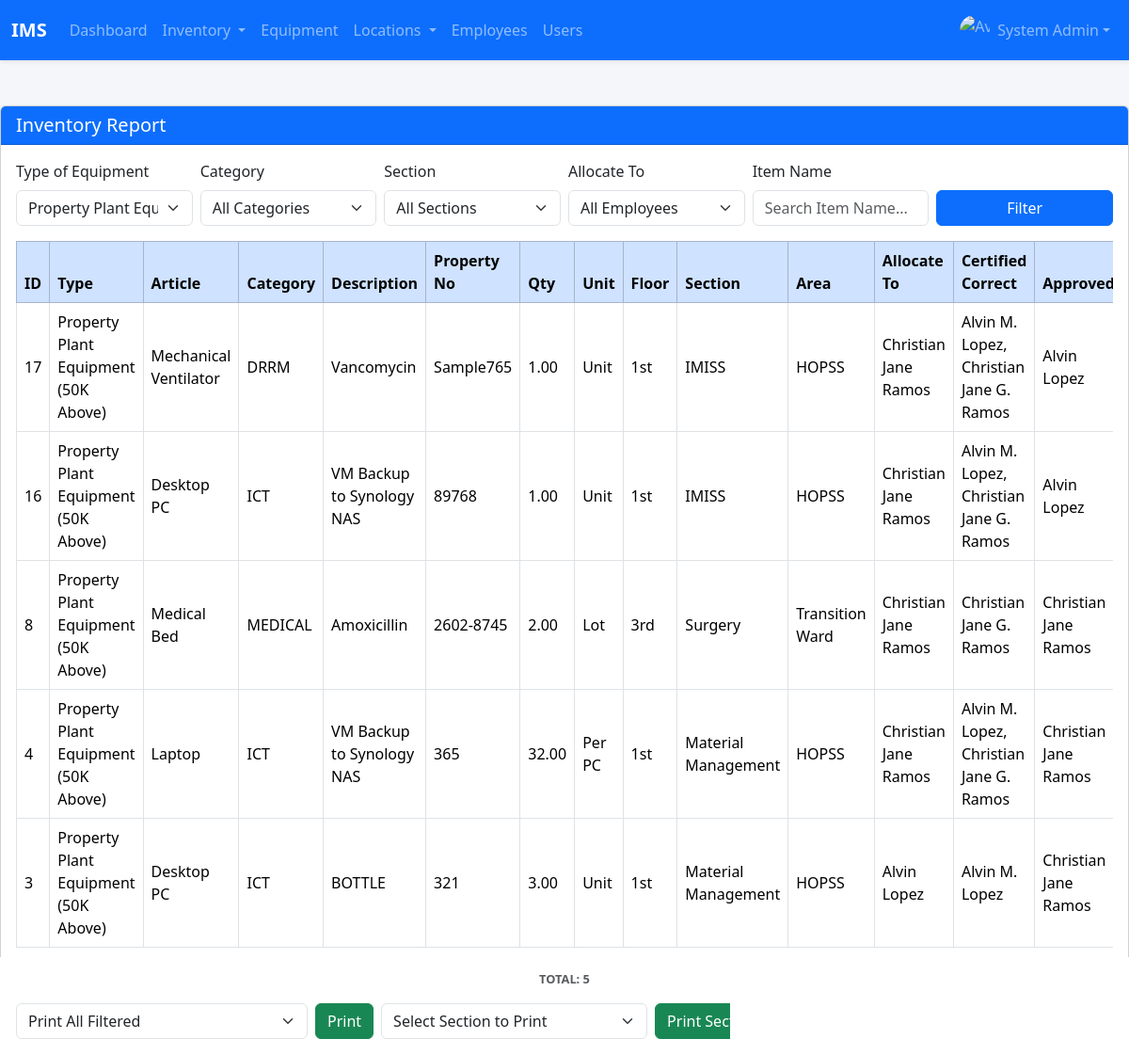
Screenshot of /report.php?type_equipment=Property Plant Equipment (50K Above) (signed in) with the database file from the repository.
### tables this page shows
CREATE TABLE `users` (
  `id` int(11) NOT NULL,
  `firstname` varchar(100) DEFAULT NULL,
  `lastname` varchar(100) DEFAULT NULL,
  `username` varchar(80) DEFAULT NULL,
  `password` varchar(255) DEFAULT NULL,
  `avatar` varchar(255) DEFAULT NULL,
  `role` enum('admin','staff') DEFAULT 'staff',
  `created_at` timestamp NOT NULL DEFAULT current_timestamp()
);

CREATE TABLE `inventory` (
  `id` int(11) NOT NULL,
  `article_name` varchar(255) NOT NULL,
  `description` text DEFAULT NULL,
  `property_no` varchar(120) DEFAULT NULL,
  `uom` varchar(50) DEFAULT NULL,
  `qty_property_card` decimal(12,2) DEFAULT 0.00,
  `qty_physical_count` decimal(12,2) DEFAULT 0.00,
  `location_id` int(11) DEFAULT NULL,
  `condition_text` varchar(100) DEFAULT NULL,
  `remarks` text DEFAULT NULL,
  `certified_correct` text DEFAULT NULL,
  `approved_by` int(11) DEFAULT NULL,
  `verified_by` int(11) DEFAULT NULL,
  `section_id` int(11) DEFAULT NULL,
  `date_added` timestamp NOT NULL DEFAULT current_timestamp(),
  `date_updated` timestamp NULL DEFAULT NULL,
  `fund_cluster` varchar(50) DEFAULT NULL,
  `unit_value` decimal(12,2) DEFAULT 0.00,
  `equipment_id` int(11) DEFAULT 1,
  `type_equipment` varchar(50) NOT NULL DEFAULT '',
  `category` varchar(50) NOT NULL DEFAULT '',
  `allocate_to` int(11) DEFAULT NULL,
  `barcode_data` varchar(255) DEFAULT NULL,
  `barcode_image` longblob DEFAULT NULL
);

CREATE TABLE `equipment` (
  `id` int(11) NOT NULL,
  `name` varchar(100) NOT NULL,
  `category` varchar(50) NOT NULL,
  `description` varchar(255) DEFAULT NULL
);

CREATE TABLE `sections` (
  `id` int(11) NOT NULL,
  `department_id` int(11) DEFAULT NULL,
  `name` varchar(255) NOT NULL
);

CREATE TABLE `departments` (
  `id` int(11) NOT NULL,
  `building_id` int(11) DEFAULT NULL,
  `name` varchar(255) NOT NULL
);

CREATE TABLE `employees` (
  `id` int(11) NOT NULL,
  `firstname` varchar(100) NOT NULL,
  `lastname` varchar(100) NOT NULL,
  `middlename` varchar(100) DEFAULT NULL,
  `email` varchar(150) DEFAULT NULL,
  `contact` varchar(50) DEFAULT NULL,
  `department_id` int(11) DEFAULT NULL,
  `section_id` int(11) DEFAULT NULL,
  `position` varchar(100) DEFAULT NULL,
  `date_hired` date DEFAULT NULL,
  `status` enum('Active','Inactive') DEFAULT 'Active',
  `date_created` timestamp NOT NULL DEFAULT current_timestamp(),
  `date_updated` timestamp NOT NULL DEFAULT current_timestamp() ON UPDATE current_timestamp()
);

### config.php (called while the page is built, shortened)
<?php
$mysqli = new mysqli('localhost', 'root', '', 'inventory_db');
function e($string) {
    return htmlspecialchars($string, ENT_QUOTES, 'UTF-8');
}
function current_user() {
    global $mysqli;
    $uid = intval($_SESSION['user_id']);
    $res = $mysqli->query("SELECT * FROM users WHERE id = $uid LIMIT 1");
    return $res ? $res->fetch_assoc() : null;
}
?>

### report.php (the view, shortened to what this page needs)
<?php
require_once 'config.php';
include 'header.php';
function ordinal($number) {
    $ends = ['th','st','nd','rd','th','th','th','th','th','th'];
    return $number.$ends[$number % 10];
}
?>
<div class="row mt-5">
    <div class="col-md-12">
        <div class="card shadow-sm">
            <div class="card-header bg-primary text-white">
                <h5 class="mb-0"><i class="fas fa-file-alt"></i> Inventory Report</h5>
            </div>
            <div class="card-body">
                <form method="GET" class="row g-2 align-items-end">
                    <div class="col-md-2">
                        <label class="form-label">Type of Equipment</label>
                        <select name="type_equipment" class="form-select">
                            <option value="Property Plant Equipment (50K Above)" <?= (($_GET['type_equipment'] ?? '') == 'Property Plant Equipment (50K Above)') ? 'selected' : '' ?>>Property Plant Equipment (50K Above)</option>
                        </select>
                    </div>
                    <div class="col-md-2">
                        <label class="form-label">Category</label>
                        <select name="category" class="form-select">
                            <option value="">All Categories</option>
                        </select>
                    </div>
                    <div class="col-md-2">
                        <label class="form-label">Section</label>
                        <select name="section" class="form-select">
                            <option value="">All Sections</option>
                        </select>
                    </div>
                    <div class="col-md-2">
                        <label class="form-label">Allocate To</label>
                        <select name="allocate_to" class="form-select">
                            <option value="">All Employees</option>
                        </select>
                    </div>
                    <div class="col-md-2">
                        <label class="form-label">Item Name</label>
                        <input type="text" name="item_name" placeholder="Search Item Name..." value="<?= e($_GET['item_name'] ?? '') ?>" class="form-control">
                    </div>
                    <div class="col-md-2">
                        <button class="btn btn-primary w-100"><i class="fas fa-filter"></i> Filter</button>
                    </div>
                </form>
                <?php
                $where = [];
                if(!empty($_GET['type_equipment'])) $where[] = "inv.type_equipment = '".$mysqli->real_escape_string($_GET['type_equipment'])."'";
                $where_sql = $where ? "WHERE ".implode(" AND ", $where) : "";
                $sql = "
                SELECT inv.*, eq.name AS equip_name, eq.category AS equip_category,
                       s.name AS section_name, d.name AS department_name,
                       b.floor AS building_floor,
                       e1.firstname AS approved_first, e1.lastname AS approved_last,
                       e2.firstname AS verified_first, e2.lastname AS verified_last,
                       e3.firstname AS allocate_first, e3.lastname AS allocate_last
                FROM inventory inv
                LEFT JOIN equipment eq ON inv.equipment_id = eq.id
                LEFT JOIN sections s ON inv.section_id = s.id
                LEFT JOIN departments d ON s.department_id = d.id
                LEFT JOIN buildings b ON d.building_id = b.id
                LEFT JOIN employees e1 ON inv.approved_by = e1.id
                LEFT JOIN employees e2 ON inv.verified_by = e2.id
                LEFT JOIN employees e3 ON inv.allocate_to = e3.id
                $where_sql
                ORDER BY inv.id DESC
                ";
                $res = $mysqli->query($sql);
                $filtered_rows = [];
                if($res){
                    while($r = $res->fetch_assoc()){
                        $cert_names = [];
                        if (!empty($r['certified_correct'])){
                            $cert_ids = json_decode($r['certified_correct'], true);
                            foreach($cert_ids as $cid){
                                $ce = $mysqli->query("SELECT firstname, middlename, lastname FROM employees WHERE id = ".intval($cid))->fetch_assoc();
                                if($ce){
                                    $cert_names[] = $ce['firstname'] . ($ce['middlename'] ? ' ' . substr($ce['middlename'],0,1) . '. ' : ' ') . $ce['lastname'];
                                }
                            }
                        }
                        $r['cert_names_str'] = implode(", ", $cert_names);
                        $r['allocated_name'] = trim($r['allocate_first'] . ' ' . $r['allocate_last']);
                        $r['floor_ordinal'] = ordinal($r['building_floor']);
                        $filtered_rows[] = $r;
                    }
                }
                $total_filtered = count($filtered_rows);
                ?>
                <div class="table-responsive mt-3">
                    <table class="table table-bordered table-hover align-middle">
                        <thead class="table-primary">
                            <tr>
                                <th>ID</th>
                                <th>Type</th>
                                <th>Article</th>
                                <th>Category</th>
                                <th>Description</th>
                                <th>Property No</th>
                                <th>Qty</th>
                                <th>Unit</th>
                                <th>Floor</th>
                                <th>Section</th>
                                <th>Area</th>
                                <th>Allocate To</th>
                                <th>Certified Correct</th>
                                <th>Approved</th>
                            </tr>
                        </thead>
                        <tbody>
                            <?php if(!empty($filtered_rows)): ?>
                                <?php foreach($filtered_rows as $r): ?>
                                    <tr>
                                        <td><?= $r['id'] ?></td>
                                        <td><?= e($r['type_equipment']) ?></td>
                                        <td><?= e($r['equip_name']) ?></td>
                                        <td><?= e($r['equip_category']) ?></td>
                                        <td><?= e($r['description']) ?></td>
                                        <td><?= e($r['property_no']) ?></td>
                                        <td><?= e($r['qty_property_card']) ?></td>
                                        <td><?= e($r['uom']) ?></td>
                                        <td><?= e($r['floor_ordinal']) ?></td>
                                        <td><?= e($r['section_name']) ?></td>
                                        <td><?= e($r['department_name']) ?></td>
                                        <td><?= e($r['allocated_name']) ?></td>
                                        <td><?= e($r['cert_names_str']) ?></td>
                                        <td><?= e(trim($r['approved_first'].' '.$r['approved_last'])) ?></td>
                                    </tr>
                                <?php endforeach; ?>
                            <?php else: ?>
                                <tr><td colspan="16" class="text-center text-muted">No records found</td></tr>
                            <?php endif; ?>
                        </tbody>
                    </table>
                </div>
                <div class="mt-2 text-center text-muted" style="font-size:0.8rem;">
                    <strong>TOTAL: <?= $total_filtered ?></strong>
                </div>
                <div class="d-flex gap-2 flex-wrap mt-3 align-items-center">
                    <select id="print_item" class="form-select" style="width:auto;">
                        <option value="">Print All Filtered</option>
                    </select>
                    <button class="btn btn-success" onclick="printItem()">
                        <i class="fas fa-print"></i> Print
                    </button>
                    <select id="print_section" class="form-select" style="width:auto;">
                        <option value="">Select Section to Print</option>
                    </select>
                    <button class="btn btn-success" onclick="printSection()">
                        <i class="fas fa-print"></i> Print Section
                    </button>
                </div>
            </div>
        </div>
    </div>
</div>

### header.php (shortened to what this page needs)
<?php
require_once 'config.php';
?>
<!DOCTYPE html>
<html lang="en">
<head>
    <link href="https://cdn.jsdelivr.net/npm/bootstrap@5.3.2/dist/css/bootstrap.min.css" rel="stylesheet">
</head>
<body>
<?php
$u = current_user();
?>
<nav class="navbar navbar-expand-lg navbar-dark bg-primary mb-4 shadow-sm">
    <div class="container-fluid">
        <a class="navbar-brand fw-bold" href="dashboard.php">IMS</a>
        <div class="collapse navbar-collapse" id="mainNavbar">
            <ul class="navbar-nav me-auto mb-2 mb-lg-0">
                <li class="nav-item">
                    <a class="nav-link" href="dashboard.php">Dashboard</a>
                </li>
                <li class="nav-item dropdown">
                    <a class="nav-link dropdown-toggle" href="#" role="button" data-bs-toggle="dropdown">
                        Inventory
                    </a>
                </li>
                <li class="nav-item">
                    <a class="nav-link" href="equipment.php">Equipment</a>
                </li>
                <?php if($u['role'] === 'admin'): ?>
                <li class="nav-item dropdown">
                    <a class="nav-link dropdown-toggle" href="#" role="button" data-bs-toggle="dropdown">
                        Locations
                    </a>
                </li>
                <li class="nav-item">
                    <a class="nav-link" href="employees.php">
                        <i class="fas fa-users"></i> Employees
                    </a>
                </li>
                <li class="nav-item">
                    <a class="nav-link" href="users.php">Users</a>
                </li>
                <?php endif; ?>
            </ul>
            <ul class="navbar-nav ms-auto">
                <li class="nav-item dropdown">
                    <a class="nav-link dropdown-toggle d-flex align-items-center" href="#" data-bs-toggle="dropdown">
                        <img src="<?= !empty($u['avatar']) ? 'uploads/avatars/'.$u['avatar'] : 'assets/img/default-avatar.png' ?>"
                             alt="Avatar"
                             class="rounded-circle me-2"
                             style="width: 32px; height: 32px; object-fit: cover;">
                        <span><?= e($u['firstname'].' '.$u['lastname']) ?></span>
                    </a>
                </li>
            </ul>
        </div>
    </div>
</nav>
</body>
</html>

### header.php (style rules this page uses)
body { background: #f5f6fa; }

### rows the page displays
users: firstname+lastname "System Admin"
inventory: id "17", type_equipment "Property Plant Equipment (50K Above)", equipment.name "Mechanical Ventilator", equipment.category "DRRM", description "Vancomycin", property_no "Sample765", qty_property_card "1.00", uom "Unit", floor_ordinal "1st", section.name "IMISS", location.name "HOPSS", allocated_name "Christian Jane Ramos", cert_names_str "Alvin M. Lopez, Christian Jane G. Ramos", employees.firstname+lastname "Alvin Lopez"
inventory: id "16", type_equipment "Property Plant Equipment (50K Above)", equipment.name "Desktop PC", equipment.category "ICT", description "VM Backup to Synology NAS", property_no "89768", qty_property_card "1.00", uom "Unit", floor_ordinal "1st", section.name "IMISS", departments.name "HOPSS", allocated_name "Christian Jane Ramos", cert_names_str "Alvin M. Lopez, Christian Jane G. Ramos", employees.firstname+lastname "Alvin Lopez"
inventory: id "8", type_equipment "Property Plant Equipment (50K Above)", equipment.name "Medical Bed", equipment.category "MEDICAL", description "Amoxicillin", property_no "2602-8745", qty_property_card "2.00", uom "Lot", floor_ordinal "3rd", section.name "Surgery", location.name "Transition Ward", allocated_name "Christian Jane Ramos", cert_names_str "Christian Jane G. Ramos", employees.firstname+lastname "Christian Jane Ramos"
inventory: id "4", type_equipment "Property Plant Equipment (50K Above)", equipment.name "Laptop", equipment.category "ICT", description "VM Backup to Synology NAS", property_no "365", qty_property_card "32.00", uom "Per PC", floor_ordinal "1st", section.name "Material Management", location.name "HOPSS", allocated_name "Christian Jane Ramos", cert_names_str "Alvin M. Lopez, Christian Jane G. Ramos", employees.firstname+lastname "Christian Jane Ramos"
inventory: id "3", type_equipment "Property Plant Equipment (50K Above)", equipment.name "Desktop PC", equipment.category "ICT", description "BOTTLE", property_no "321", qty_property_card "3.00", uom "Unit", floor_ordinal "1st", section.name "Material Management", location.name "HOPSS", allocated_name "Alvin Lopez", cert_names_str "Alvin M. Lopez", employees.firstname+lastname "Christian Jane Ramos"

### other values shown
$total_filtered "5"
